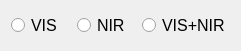
   <widget class="QWidget" name="gridLayoutWidget_6">
    <property name="geometry">
     <rect>
      <x>10</x>
      <y>40</y>
      <width>241</width>
      <height>51</height>
     </rect>
    </property>
    <layout class="QGridLayout" name="gridLayout_6">
     <item row="0" column="0">
      <widget class="QRadioButton" name="radioButton_1">
       <property name="font">
        <font>
         <pointsize>12</pointsize>
         <weight>50</weight>
         <bold>false</bold>
        </font>
       </property>
       <property name="text">
        <string>VIS</string>
       </property>
       <attribute name="buttonGroup">
        <string notr="true">buttonGroup_1</string>
       </attribute>
      </widget>
     </item>
     <item row="0" column="1">
      <widget class="QRadioButton" name="radioButton_2">
       <property name="font">
        <font>
         <pointsize>12</pointsize>
         <weight>50</weight>
         <bold>false</bold>
        </font>
       </property>
       <property name="text">
        <string>NIR</string>
       </property>
       <attribute name="buttonGroup">
        <string notr="true">buttonGroup_1</string>
       </attribute>
      </widget>
     </item>
     <item row="0" column="2">
      <widget class="QRadioButton" name="radioButton_3">
       <property name="font">
        <font>
         <pointsize>12</pointsize>
         <weight>50</weight>
         <bold>false</bold>
        </font>
       </property>
       <property name="text">
        <string>VIS+NIR</string>
       </property>
       <attribute name="buttonGroup">
        <string notr="true">buttonGroup_1</string>
       </attribute>
      </widget>
     </item>
    </layout>
   </widget>
